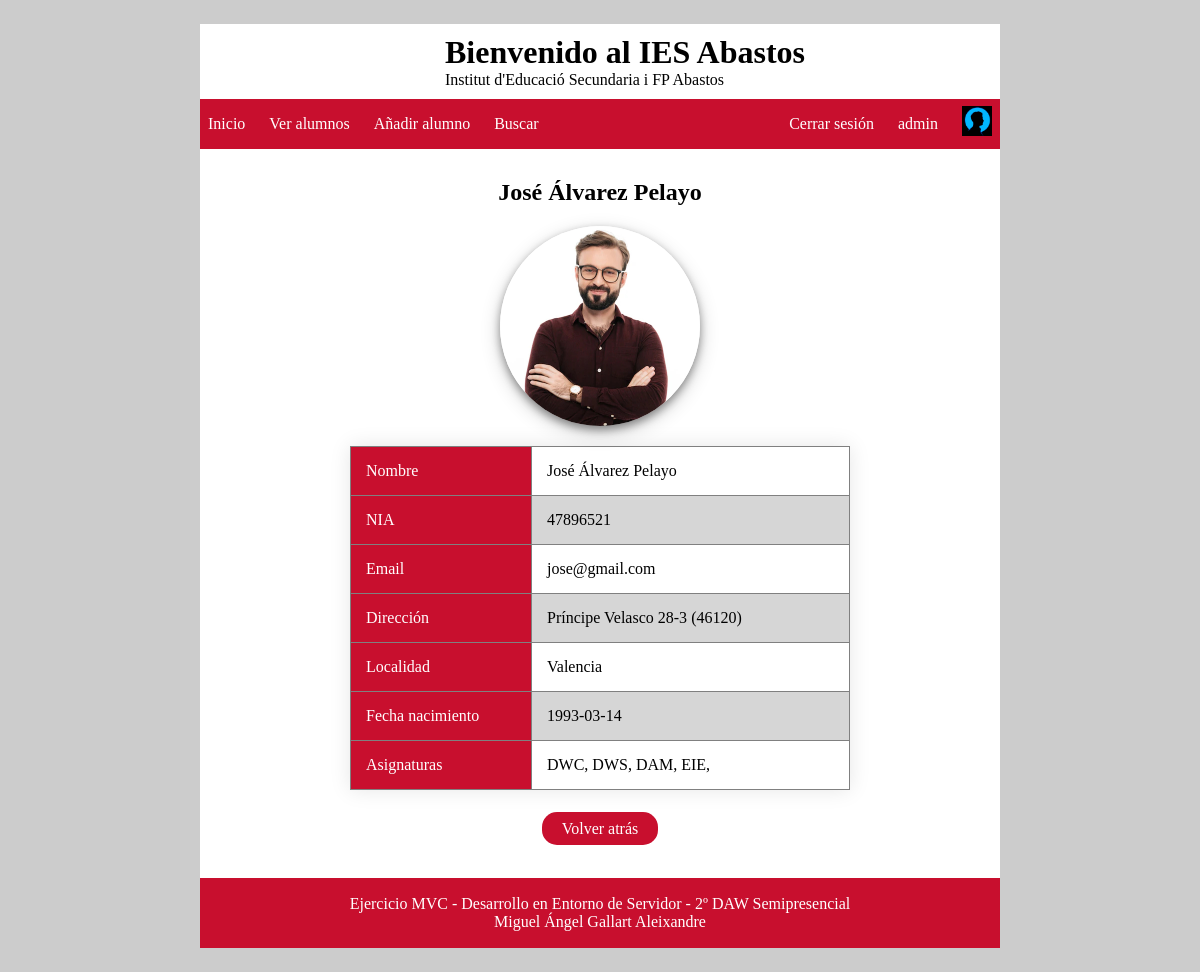
/index.php?ctl=ver&id=1 (signed in), run on the app's committed database.
### tables this page shows
CREATE TABLE `alumnos` (
  `id` int(11) NOT NULL,
  `nombre` varchar(255) NOT NULL,
  `nia` int(8) NOT NULL,
  `email` varchar(255) NOT NULL,
  `direccion` varchar(255) NOT NULL,
  `cPostal` int(5) NOT NULL,
  `localidad` varchar(255) NOT NULL,
  `fNacimiento` date NOT NULL,
  `fPerfil` varchar(255) NOT NULL
);

CREATE TABLE `asignaturas` (
  `id` int(11) NOT NULL,
  `nombre` varchar(45) NOT NULL,
  `profesor` varchar(150) NOT NULL,
  `horasTotales` int(4) NOT NULL
);

### app/controlador/controller.php (called while the page is built, shortened)
<?php
    class Controller {
        public function ver() {
            try {
                $id = recoge('id');
                $m = new Alumnos();
                $params['alumnos'] = $m->infoAlumno($id);
                $a = new Alumnos();
                $asignaturas['alumnos'] = $a->asignaturasAlumno($id);
            } catch (Exception $e) {
                error_log($e->getMessage() . microtime() . PHP_EOL, 3, "logExceptio.txt");
                header('Location: index.php?ctl=error');
            } catch (Error $e) {
                error_log($e->getMessage() . microtime() . PHP_EOL, 3, "logError.txt");
                header('Location: index.php?ctl=error');
            }
            require __DIR__ . '/../templates/verAlumno.php';
        }
    }
?>

### app/libs/utils.php (called while the page is built, shortened)
<?php
    function recoge($var) {
        if (isset($_REQUEST[$var]))
            $tmp=strip_tags(sinEspacios($_REQUEST[$var]));
            else
                $tmp= "";
        return $tmp;
    }
    function sinEspacios($frase) {
        $texto = trim(preg_replace('/ +/', ' ', $frase));
        return $texto;
    }
?>

### app/modelo/classModelo.php (called while the page is built, shortened)
<?php
    class Modelo extends PDO {
        public function __construct() {
            $this->conexion = new PDO('mysql:host=' . Config::$mvc_bd_hostname . ';dbname=' . Config::$mvc_bd_nombre . '', Config::$mvc_bd_usuario, Config::$mvc_bd_clave);
        }
    }
?>

### app/modelo/classAlumnos.php (called while the page is built, shortened)
<?php
class Alumnos extends Modelo {
    public function infoAlumno($id) {
        $consulta = "select *
                     from alumnos
                     where id=:id";
        $result = $this->conexion->prepare($consulta);
        $result->bindParam(':id', $id);
        $result->execute();
        return $result->fetch();
    }
    public function asignaturasAlumno($id) {
        $consulta = "select asignaturas.nombre
                     from asignaturas
                     inner join clases
                     on clases.idAsignatura = asignaturas.id
                     where clases.idAlumno = :id";
        $result = $this->conexion->prepare($consulta);
        $result->bindParam(':id', $id);
        $result->execute();
        return $result->fetchAll();
    }
}

### app/templates/verAlumno.php (the view, shortened to what this page needs)
<div class="perfilAlumno">
    <h2><?php echo $params['alumnos']['nombre'] ?></h2>
    <?php
        echo "<img src='/img/alumnos/" . $params['alumnos']['fPerfil'] . "' class='fotoAlumno'>";
    ?>
</div>
<table border="1" class="datosAlumno">
    <tr>
        <td>Nombre</td>
        <td><?php echo $params['alumnos']['nombre'] ?></td>
    </tr>
    <tr>
        <td>NIA</td>
        <td><?php echo $params['alumnos']['nia']?></td>
    </tr>
    <tr>
        <td>Email</td>
        <td><?php echo $params['alumnos']['email']?></td>
    </tr>
    <tr>
        <td>Dirección</td>
        <td><?php echo $params['alumnos']['direccion'] . ' (' . $params['alumnos']['cPostal'] . ')'?></td>
    </tr>
    <tr>
        <td>Localidad</td>
        <td><?php echo $params['alumnos']['localidad']?></td>
    </tr>
    <tr>
        <td>Fecha nacimiento</td>
        <td><?php echo $params['alumnos']['fNacimiento']?></td>
    </tr>
    <tr>
        <td>Asignaturas</td>
        <td><?php
            foreach ($asignaturas['alumnos'] as $asignaturas) {
                echo $asignaturas['nombre'] . ", ";
            }
        ?></td>
    </tr>
</table>
<div class="volverAtras">
    <?php
        echo "<a href='index.php?ctl=listar' class='bVolver'>Volver atrás</a>";
    ?>
</div>
<?php include 'layout.php' ?>

### web/css/estilo.css (style rules this page uses)
:root { --color1: #c80f2e ; --color2: #d43f64; }
* { padding: 0; margin: 0; }
html { background-color:#ccc; }
body { width: 800px; margin: 2% auto; background-color: white; position: relative; min-height: 50vh; padding-bottom: 80px; }

### web/css/formularios.css (style rules this page uses)
.fotoAlumno { width:200px; height: 200px; border-radius: 50%; margin-bottom: 20px; box-shadow: 0 4px 8px 0 rgba(0, 0, 0, 0.4), 0 6px 20px 0 rgba(0, 0, 0, 0.19); object-fit: cover; }

### web/css/listadoAlumnos.css (style rules this page uses)
table { width: 600px; border-collapse: collapse; overflow: hidden; box-shadow: 0 0 20px rgba(0,0,0,0.1); margin: 0 auto; }
th, td { padding: 15px; background-color: rgba(255,255,255,0.2); color: black; }
tr:nth-child(2n+3) { background-color: #ccc; }
div.perfilAlumno { text-align: center; }
div.perfilAlumno h2 { padding-bottom: 20px; }
table.datosAlumno { width: 500px; }
table.datosAlumno tr:nth-child(2n+1) { background-color: white; }
table.datosAlumno tr:nth-child(2n+2) { background-color: #ccc; }
table.datosAlumno tr td:first-child { background-color: var(--color1); width: 150px; color: white; }
.volverAtras { text-align: center; margin-top: 30px; }
.volverAtras .bVolver { width: 100px; background-color: var(--color1); border-radius: 15px; padding: 8px 20px; color: white; text-decoration: none; margin-top: 20px; }

### data on the page
alumnos: nombre "José Álvarez Pelayo", fPerfil (picture), nia "47896521", email "jose@gmail.com", direccion "Príncipe Velasco 28-3", cPostal "46120", localidad "Valencia", fNacimiento "1993-03-14"
asignaturas: nombre "DWC"
asignaturas: nombre "DWS"
asignaturas: nombre "DAM"
asignaturas: nombre "EIE"

### other printed values
$_SESSION['nombreUsuario'] "admin"
